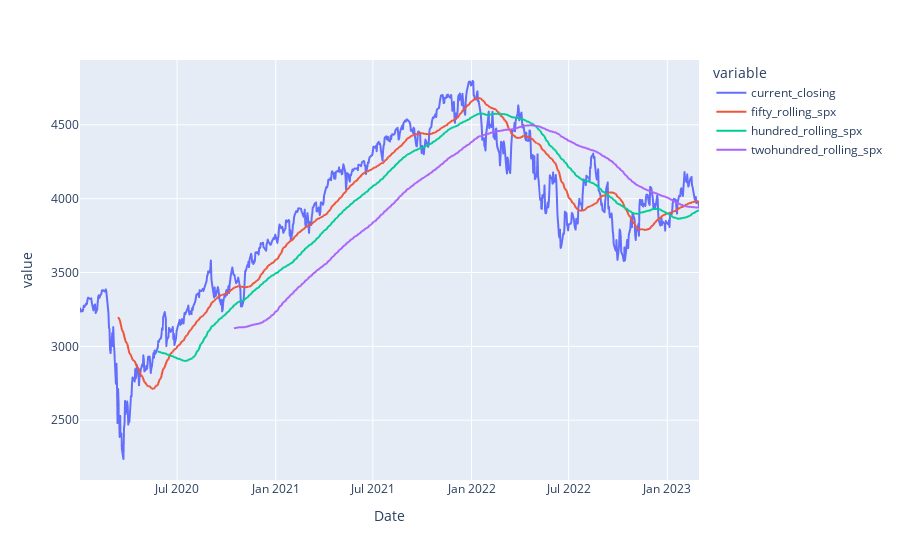

Notebook source saved alongside this figure:
### Code cell
spx_longterm_df = pd.DataFrame()

spx_longterm_df['current_closing'] = spx_close.copy()
#Calculating 50-100-200 moving day averages for long term
spx_longterm_df['fifty_rolling_spx'] = spx_close.rolling(window=50).mean()
spx_longterm_df['hundred_rolling_spx'] = spx_close.rolling(window=100).mean()
spx_longterm_df['twohundred_rolling_spx'] = spx_close.rolling(window=200).mean()

#Plotting
px.line(spx_close)
fig = px.line(spx_longterm_df)
fig.show()

### Figure 1 — Plotly figure (JSON) as saved in the notebook; plotly's stock layout.template omitted (floating-point values rounded to 4 significant figures; data arrays with more than 128 entries replaced by an {"elided": "..."} marker saying what was removed)
{"data": [{"hovertemplate": "variable=current_closing<br>Date=%{x}<br>value=%{y}<extra></extra>", "legendgroup": "current_closing", "line": {"color": "#636efa", "dash": "solid"}, "marker": {"symbol": "circle"}, "mode": "lines", "name": "current_closing", "showlegend": true, "type": "scattergl", "x": {"elided": "796 str values"}, "xaxis": "x", "y": {"elided": "796 float values"}, "yaxis": "y"}, {"hovertemplate": "variable=fifty_rolling_spx<br>Date=%{x}<br>value=%{y}<extra></extra>", "legendgroup": "fifty_rolling_spx", "line": {"color": "#EF553B", "dash": "solid"}, "marker": {"symbol": "circle"}, "mode": "lines", "name": "fifty_rolling_spx", "showlegend": true, "type": "scattergl", "x": {"elided": "796 str values"}, "xaxis": "x", "y": {"elided": "796 float values"}, "yaxis": "y"}, {"hovertemplate": "variable=hundred_rolling_spx<br>Date=%{x}<br>value=%{y}<extra></extra>", "legendgroup": "hundred_rolling_spx", "line": {"color": "#00cc96", "dash": "solid"}, "marker": {"symbol": "circle"}, "mode": "lines", "name": "hundred_rolling_spx", "showlegend": true, "type": "scattergl", "x": {"elided": "796 str values"}, "xaxis": "x", "y": {"elided": "796 float values"}, "yaxis": "y"}, {"hovertemplate": "variable=twohundred_rolling_spx<br>Date=%{x}<br>value=%{y}<extra></extra>", "legendgroup": "twohundred_rolling_spx", "line": {"color": "#ab63fa", "dash": "solid"}, "marker": {"symbol": "circle"}, "mode": "lines", "name": "twohundred_rolling_spx", "showlegend": true, "type": "scattergl", "x": {"elided": "796 str values"}, "xaxis": "x", "y": {"elided": "796 float values"}, "yaxis": "y"}], "layout": {"legend": {"title": {"text": "variable"}, "tracegroupgap": 0}, "margin": {"t": 60}, "xaxis": {"anchor": "y", "domain": [0, 1], "title": {"text": "Date"}}, "yaxis": {"anchor": "x", "domain": [0, 1], "title": {"text": "value"}}}}
